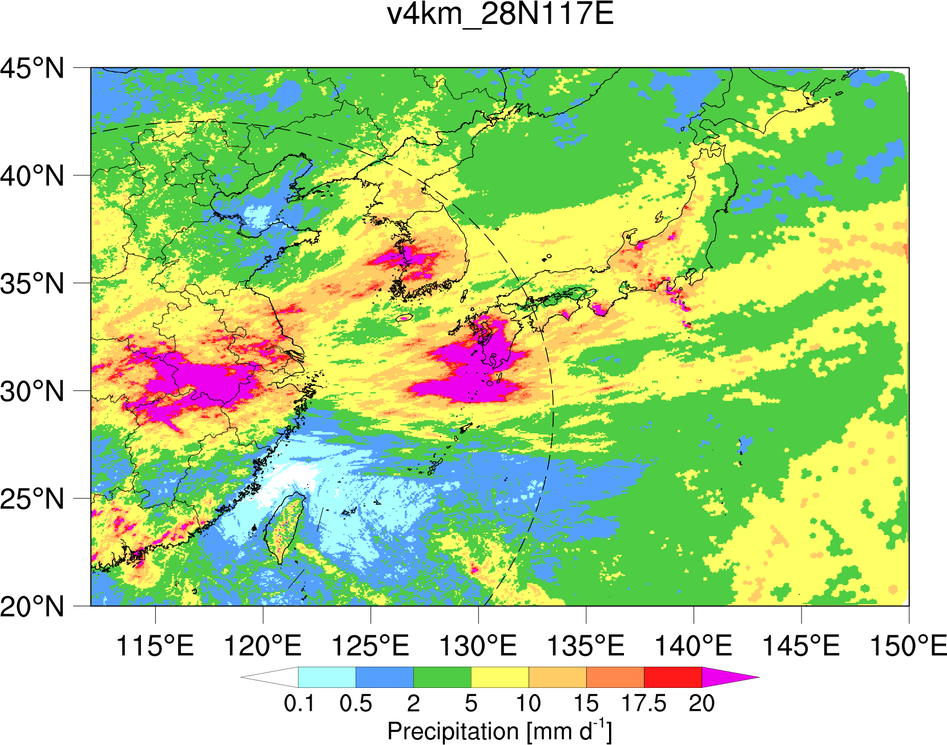
#> input picture ncl.png, 947 x 745 px, shrunk from 1659 x 1305 before the run
$ python from_ncl.py
#> lines starting #> are read from the running program, lines starting #| are printed output that depends on the picture
import numpy as np
import matplotlib.pyplot as plt
from mpl_toolkits.mplot3d import Axes3D
from PIL import Image

# Load the 2D image generated by NCL
image_path = "./ncl.png"
image = Image.open(image_path)
#> image is the input picture: PIL image 947x745 RGB; mean R, G, B 186.3, 217, 157.3

# Create a 3D plot
fig = plt.figure(figsize=(10, 8))
ax = fig.add_subplot(111, projection="3d")

# Create a meshgrid for the 3D surface
x, y = np.meshgrid(np.linspace(0, image.width, 100), np.linspace(0, image.height, 100))

# Create a 3D surface by applying a transformation to the 2D image
#z = np.sin(x * 0.05) * np.cos(y * 0.05) * 10
z = np.zeros_like(x)

# Plot the 3D surface with the 2D image as texture
ax.plot_surface(x, y, z, facecolors=plt.cm.viridis(z), rstride=1, cstride=1, linewidth=0, antialiased=False)
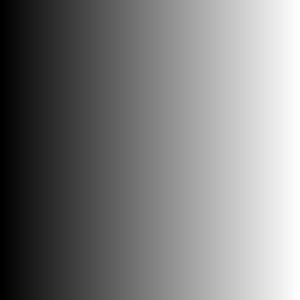
#> x: shape (100, 100) float64 (shown 3 times larger); min 0, max 947, mean 473.5; drawn with min black and max white
#> z: shape (100, 100) float64; every value is 0

# Set the 3D plot limits and labels
ax.set_xlim(0, image.width)
ax.set_ylim(0, image.height)
ax.set_zlim(np.min(z), np.max(z))
ax.set_xlabel("X")
ax.set_ylabel("Y")
ax.set_zlabel("Z")

# Adjust the camera view
ax.view_init(elev=20, azim=45)

# Display the plot
plt.tight_layout()
plt.savefig("from_ncl.png", dpi=300)
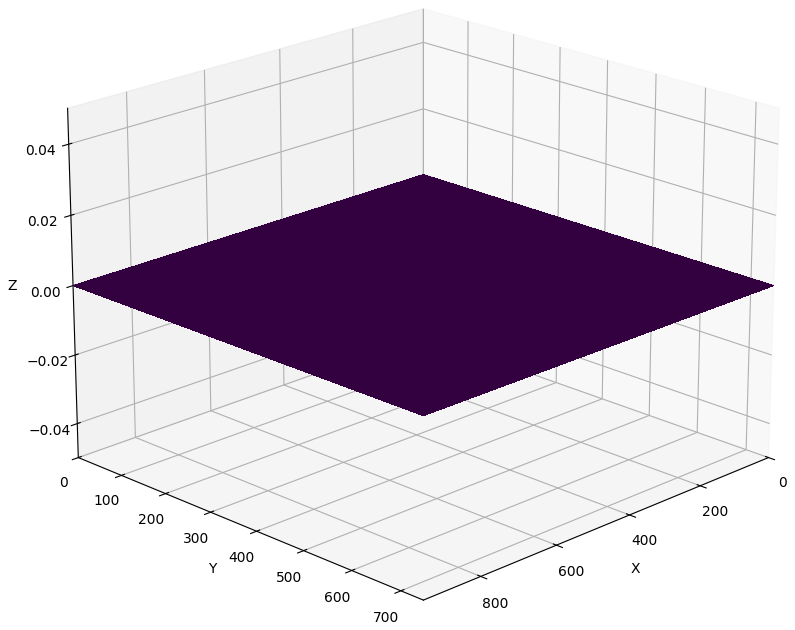
#> figure drawn by matplotlib, 1 panel

$ run again, with test.png copied over ncl.png
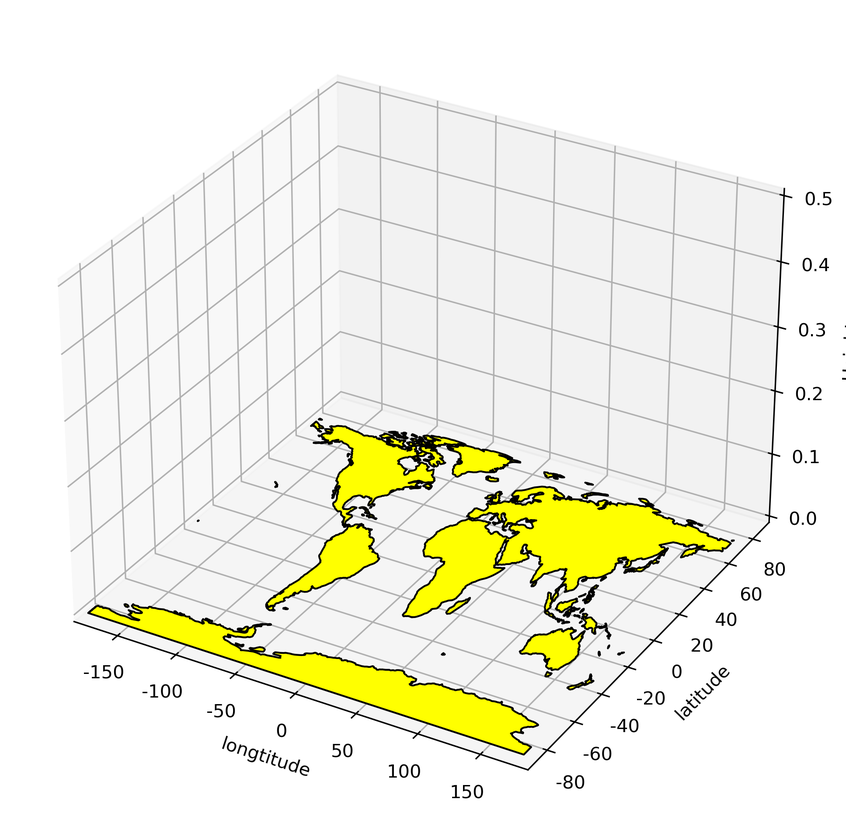
#> input picture test.png, 846 x 834 px, shrunk from 1935 x 1907 before the run
#> image is the input picture: PIL image 846x834 RGBA; mean R, G, B, A 242.2, 242.2, 228.8, 255
#> z: shape (100, 100) float64; every value is 0
#> `plt.savefig("from_ncl.png", dpi=300)`:
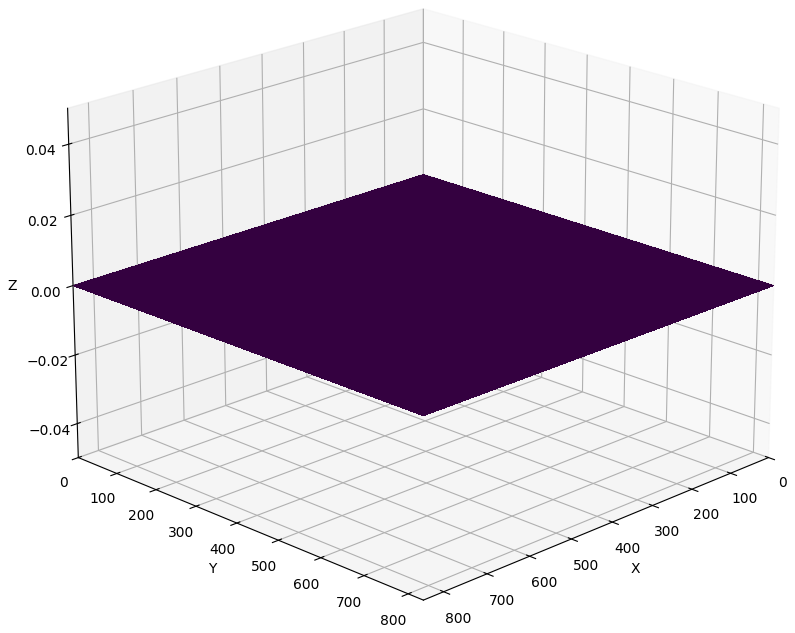
#> figure drawn by matplotlib, 1 panel
